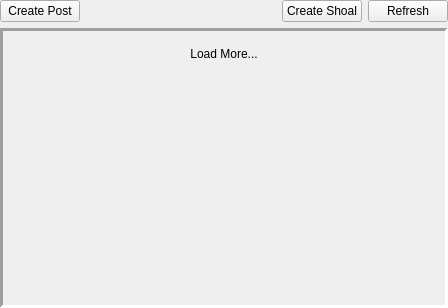
<?xml version="1.0" encoding="UTF-8"?>
<ui version="4.0">
 <class>PostFeed</class>
 <widget class="QWidget" name="PostFeed">
  <property name="geometry">
   <rect>
    <x>0</x>
    <y>0</y>
    <width>448</width>
    <height>308</height>
   </rect>
  </property>
  <property name="windowTitle">
   <string>Form</string>
  </property>
  <layout class="QVBoxLayout" name="postFeedLayout">
   <property name="spacing">
    <number>6</number>
   </property>
   <property name="leftMargin">
    <number>0</number>
   </property>
   <property name="topMargin">
    <number>0</number>
   </property>
   <property name="rightMargin">
    <number>0</number>
   </property>
   <property name="bottomMargin">
    <number>0</number>
   </property>
   <item>
    <layout class="QHBoxLayout" name="header">
     <property name="bottomMargin">
      <number>0</number>
     </property>
     <item>
      <widget class="QPushButton" name="createPostButton">
       <property name="text">
        <string>Create Post</string>
       </property>
      </widget>
     </item>
     <item>
      <spacer name="headerSpacer">
       <property name="orientation">
        <enum>Qt::Horizontal</enum>
       </property>
       <property name="sizeHint" stdset="0">
        <size>
         <width>40</width>
         <height>20</height>
        </size>
       </property>
      </spacer>
     </item>
     <item>
      <widget class="QPushButton" name="createShoalButton">
       <property name="sizePolicy">
        <sizepolicy hsizetype="Fixed" vsizetype="Fixed">
         <horstretch>0</horstretch>
         <verstretch>0</verstretch>
        </sizepolicy>
       </property>
       <property name="text">
        <string>Create Shoal</string>
       </property>
      </widget>
     </item>
     <item>
      <widget class="QPushButton" name="refresh">
       <property name="sizePolicy">
        <sizepolicy hsizetype="Fixed" vsizetype="Fixed">
         <horstretch>0</horstretch>
         <verstretch>0</verstretch>
        </sizepolicy>
       </property>
       <property name="text">
        <string>Refresh</string>
       </property>
      </widget>
     </item>
    </layout>
   </item>
   <item>
    <widget class="QFrame" name="frame">
     <property name="frameShape">
      <enum>QFrame::Panel</enum>
     </property>
     <property name="frameShadow">
      <enum>QFrame::Sunken</enum>
     </property>
     <property name="lineWidth">
      <number>3</number>
     </property>
     <property name="midLineWidth">
      <number>0</number>
     </property>
     <layout class="QVBoxLayout" name="verticalLayout">
      <property name="spacing">
       <number>0</number>
      </property>
      <property name="leftMargin">
       <number>0</number>
      </property>
      <property name="topMargin">
       <number>0</number>
      </property>
      <property name="rightMargin">
       <number>0</number>
      </property>
      <property name="bottomMargin">
       <number>0</number>
      </property>
      <item>
       <widget class="QScrollArea" name="feedScroll">
        <property name="frameShape">
         <enum>QFrame::NoFrame</enum>
        </property>
        <property name="verticalScrollBarPolicy">
         <enum>Qt::ScrollBarAlwaysOff</enum>
        </property>
        <property name="horizontalScrollBarPolicy">
         <enum>Qt::ScrollBarAlwaysOff</enum>
        </property>
        <property name="widgetResizable">
         <bool>true</bool>
        </property>
        <widget class="QWidget" name="feedScrollContents">
         <property name="geometry">
          <rect>
           <x>0</x>
           <y>0</y>
           <width>442</width>
           <height>36</height>
          </rect>
         </property>
         <property name="sizePolicy">
          <sizepolicy hsizetype="Preferred" vsizetype="Fixed">
           <horstretch>0</horstretch>
           <verstretch>0</verstretch>
          </sizepolicy>
         </property>
         <layout class="QVBoxLayout" name="feedLayout">
          <property name="spacing">
           <number>0</number>
          </property>
          <property name="leftMargin">
           <number>0</number>
          </property>
          <property name="topMargin">
           <number>0</number>
          </property>
          <property name="rightMargin">
           <number>0</number>
          </property>
          <property name="bottomMargin">
           <number>0</number>
          </property>
          <item>
           <layout class="QVBoxLayout" name="contentLayout">
            <property name="spacing">
             <number>6</number>
            </property>
            <property name="leftMargin">
             <number>6</number>
            </property>
            <property name="topMargin">
             <number>6</number>
            </property>
            <property name="rightMargin">
             <number>6</number>
            </property>
            <property name="bottomMargin">
             <number>6</number>
            </property>
           </layout>
          </item>
          <item>
           <widget class="QPushButton" name="loadMoreButton">
            <property name="text">
             <string>Load More...</string>
            </property>
            <property name="flat">
             <bool>true</bool>
            </property>
           </widget>
          </item>
         </layout>
        </widget>
       </widget>
      </item>
     </layout>
    </widget>
   </item>
  </layout>
 </widget>
 <resources/>
 <connections/>
</ui>
